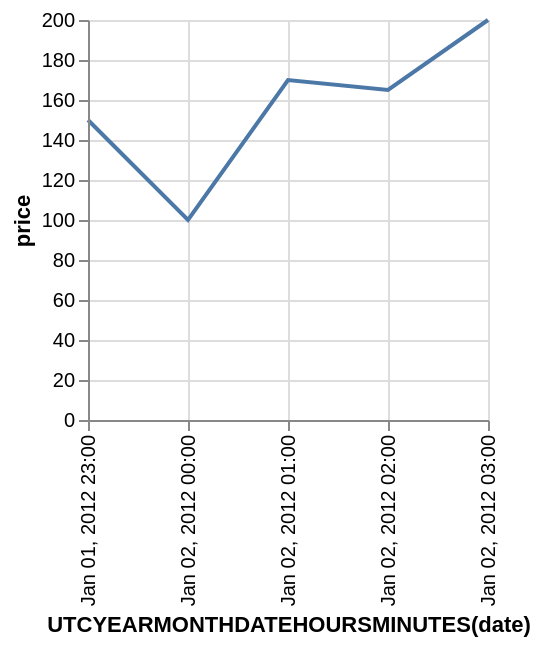

The Vega-Lite source for this figure:
### Vega specification from a JSON file in a GitHub repository (floating-point values rounded to 4 significant figures)
{"$schema": "https://vega.github.io/schema/vega/v3.0.json", "description": "Google's stock price over time.", "autosize": "pad", "padding": 5, "encode": {"update": {"stroke": {"value": "#ccc"}, "fill": {"value": "transparent"}}}, "data": [{"name": "source_0", "values": [{"date": "Sun, 01 Jan 2012 23:00:00", "price": 150}, {"date": "Sun, 02 Jan 2012 00:00:00", "price": 100}, {"date": "Sun, 02 Jan 2012 01:00:00", "price": 170}, {"date": "Sun, 02 Jan 2012 02:00:00", "price": 165}, {"date": "Sun, 02 Jan 2012 03:00:00", "price": 200}]}, {"name": "data_0", "source": "source_0", "transform": [{"type": "formula", "expr": "toDate(datum[\"date\"])", "as": "date"}, {"type": "formula", "expr": "toNumber(datum[\"price\"])", "as": "price"}, {"type": "filter", "expr": "datum[\"date\"] !== null && !isNaN(datum[\"date\"]) && datum[\"price\"] !== null && !isNaN(datum[\"price\"])"}, {"type": "formula", "as": "utcyearmonthdatehoursminutes_date", "expr": "datetime(utcyear(datum[\"date\"]), utcmonth(datum[\"date\"]), utcdate(datum[\"date\"]), utchours(datum[\"date\"]), utcminutes(datum[\"date\"]), 0, 0)"}, {"type": "collect", "sort": {"field": "utcyearmonthdatehoursminutes_date", "order": "descending"}}]}], "signals": [{"name": "width", "update": "200"}, {"name": "height", "update": "200"}], "marks": [{"name": "marks", "type": "line", "from": {"data": "data_0"}, "encode": {"update": {"x": {"scale": "x", "field": "utcyearmonthdatehoursminutes_date"}, "y": {"scale": "y", "field": "price"}, "stroke": {"value": "#4c78a8"}}}}], "scales": [{"name": "x", "type": "time", "domain": {"data": "data_0", "field": "utcyearmonthdatehoursminutes_date"}, "range": [0, 200], "round": true, "nice": "minute"}, {"name": "y", "type": "linear", "domain": {"data": "data_0", "field": "price"}, "range": [200, 0], "round": true, "nice": true, "zero": true}], "axes": [{"scale": "x", "orient": "bottom", "tickCount": 5, "title": "UTCYEARMONTHDATEHOURSMINUTES(date)", "zindex": 1, "encode": {"labels": {"update": {"text": {"signal": "timeFormat(datum.value, '%b %d, %Y %H:%M')"}, "angle": {"value": 270}, "align": {"value": "right"}, "baseline": {"value": "middle"}}}}}, {"scale": "x", "domain": false, "grid": true, "labels": false, "orient": "bottom", "tickCount": 5, "ticks": false, "zindex": 0, "gridScale": "y"}, {"scale": "y", "orient": "left", "title": "price", "zindex": 1}, {"scale": "y", "domain": false, "grid": true, "labels": false, "orient": "left", "ticks": false, "zindex": 0, "gridScale": "x"}]}
